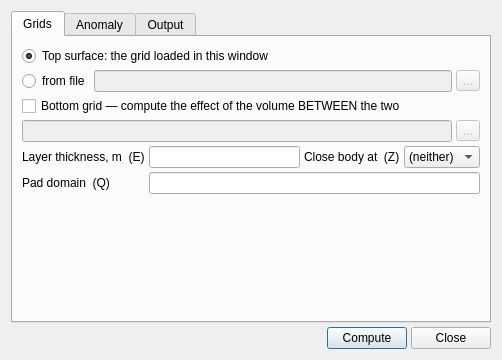
<?xml version="1.0" encoding="UTF-8"?>
<!--
  grdgravmag3d_dialog.ui — Geophysics > Magnetics > "grdgravmag3d". Loaded at RUNTIME by
  GrdGravMag3DDialog (deps/src/70_window.cpp) via QUiLoader, so plain Qt widget classes only.
  Every control maps 1:1 onto a GMT.jl `grdgravmag3d` keyword, option letter shown in the label:
    Grids tab  : grd_top (+ optional grd_bot), E|thickness, Z|level (b|t), Q|pad
    Anomaly tab: C|density (gravity)  XOR  H|mag_params (magnetic: the 5 angles, a component, an
                 intensity grid via +m, and/or IGRF-variable field via +i/+n — GMT takes several
                 -H at once, which is why these are separate controls and not one box)
    Output tab : R|region, I|inc, L|z_obs, S|radius, F|track, G|save, f=:g, x (threads)
-->
<ui version="4.0">
 <class>GrdGravMag3DDialog</class>
 <widget class="QDialog" name="GrdGravMag3DDialog">
  <property name="windowTitle">
   <string>grdgravmag3d</string>
  </property>
  <property name="geometry">
   <rect>
    <x>0</x>
    <y>0</y>
    <width>480</width>
    <height>360</height>
   </rect>
  </property>
  <layout class="QVBoxLayout" name="verticalLayout_main">
   <property name="spacing">
    <number>4</number>
   </property>
   <item>
    <widget class="QTabWidget" name="tabWidget">
     <property name="currentIndex">
      <number>0</number>
     </property>

     <!-- ===================== TAB: Grids ===================== -->
     <widget class="QWidget" name="tab_grids">
      <attribute name="title">
       <string>Grids</string>
      </attribute>
      <layout class="QVBoxLayout" name="verticalLayout_grids">
       <property name="spacing">
        <number>4</number>
       </property>

       <item>
        <widget class="QRadioButton" name="rb_topMem">
         <property name="text">
          <string>Top surface: the grid loaded in this window</string>
         </property>
         <property name="checked">
          <bool>true</bool>
         </property>
        </widget>
       </item>
       <item>
        <layout class="QHBoxLayout" name="horizontalLayout_top">
         <item>
          <widget class="QRadioButton" name="rb_topFile">
           <property name="text">
            <string>from file</string>
           </property>
          </widget>
         </item>
         <item>
          <widget class="QLineEdit" name="le_topFile">
           <property name="enabled">
            <bool>false</bool>
           </property>
          </widget>
         </item>
         <item>
          <widget class="QToolButton" name="btn_topBrowse">
           <property name="enabled">
            <bool>false</bool>
           </property>
           <property name="text">
            <string>...</string>
           </property>
          </widget>
         </item>
        </layout>
       </item>

       <item>
        <widget class="QCheckBox" name="chk_useBottom">
         <property name="text">
          <string>Bottom grid — compute the effect of the volume BETWEEN the two</string>
         </property>
        </widget>
       </item>
       <item>
        <layout class="QHBoxLayout" name="horizontalLayout_bot">
         <item>
          <widget class="QLineEdit" name="le_botFile">
           <property name="enabled">
            <bool>false</bool>
           </property>
          </widget>
         </item>
         <item>
          <widget class="QToolButton" name="btn_botBrowse">
           <property name="enabled">
            <bool>false</bool>
           </property>
           <property name="text">
            <string>...</string>
           </property>
          </widget>
         </item>
        </layout>
       </item>

       <item>
        <layout class="QGridLayout" name="gridLayout_geom">
         <item row="0" column="0">
          <widget class="QLabel" name="lbl_thickness">
           <property name="text">
            <string>Layer thickness, m  (E)</string>
           </property>
          </widget>
         </item>
         <item row="0" column="1">
          <widget class="QLineEdit" name="le_thickness">
           <property name="toolTip">
            <string>Ignored in the two-grid mode [500 m]</string>
           </property>
          </widget>
         </item>
         <item row="0" column="2">
          <widget class="QLabel" name="lbl_zlevel">
           <property name="text">
            <string>Close body at  (Z)</string>
           </property>
          </widget>
         </item>
         <item row="0" column="3">
          <widget class="QComboBox" name="cb_zlevel">
           <property name="toolTip">
            <string>-Zb closes the body at its bottom (a dome), -Zt at its top (a spoon)</string>
           </property>
           <item>
            <property name="text">
             <string>(neither)</string>
            </property>
           </item>
           <item>
            <property name="text">
             <string>bottom</string>
            </property>
           </item>
           <item>
            <property name="text">
             <string>top</string>
            </property>
           </item>
          </widget>
         </item>
         <item row="1" column="0">
          <widget class="QLabel" name="lbl_pad">
           <property name="text">
            <string>Pad domain  (Q)</string>
           </property>
          </widget>
         </item>
         <item row="1" column="1" colspan="3">
          <widget class="QLineEdit" name="le_pad">
           <property name="toolTip">
            <string>n_pad (fake outer-rim width), a pad distance, or w/e/s/n — extends the computation domain beyond the output region</string>
           </property>
          </widget>
         </item>
        </layout>
       </item>

       <item>
        <spacer name="verticalSpacer_grids">
         <property name="orientation">
          <enum>Qt::Vertical</enum>
         </property>
         <property name="sizeHint" stdset="0">
          <size>
           <width>10</width>
           <height>4</height>
          </size>
         </property>
        </spacer>
       </item>
      </layout>
     </widget>

     <!-- ===================== TAB: Anomaly ===================== -->
     <widget class="QWidget" name="tab_anomaly">
      <attribute name="title">
       <string>Anomaly</string>
      </attribute>
      <layout class="QVBoxLayout" name="verticalLayout_anom">
       <property name="spacing">
        <number>4</number>
       </property>

       <item>
        <widget class="QRadioButton" name="rb_gravity">
         <property name="text">
          <string>Gravity anomaly   (C | density)</string>
         </property>
         <property name="checked">
          <bool>true</bool>
         </property>
        </widget>
       </item>
       <item>
        <layout class="QHBoxLayout" name="horizontalLayout_density">
         <item>
          <widget class="QLabel" name="lbl_density">
           <property name="text">
            <string>Density</string>
           </property>
          </widget>
         </item>
         <item>
          <widget class="QLineEdit" name="le_density">
           <property name="text">
            <string>2700</string>
           </property>
           <property name="toolTip">
            <string>Constant density contrast in SI, or the name of a variable-density grid</string>
           </property>
          </widget>
         </item>
         <item>
          <widget class="QToolButton" name="btn_densityBrowse">
           <property name="text">
            <string>...</string>
           </property>
          </widget>
         </item>
        </layout>
       </item>

       <item>
        <widget class="QRadioButton" name="rb_magnetic">
         <property name="text">
          <string>Magnetic anomaly   (H | mag_params)</string>
         </property>
        </widget>
       </item>
       <item>
        <layout class="QGridLayout" name="gridLayout_mag">
         <item row="0" column="0">
          <widget class="QLabel" name="lbl_fDec">
           <property name="text">
            <string>Field dec</string>
           </property>
          </widget>
         </item>
         <item row="0" column="1">
          <widget class="QLabel" name="lbl_fDip">
           <property name="text">
            <string>Field dip</string>
           </property>
          </widget>
         </item>
         <item row="0" column="2">
          <widget class="QLabel" name="lbl_mInt">
           <property name="text">
            <string>Mag (A/m)</string>
           </property>
          </widget>
         </item>
         <item row="0" column="3">
          <widget class="QLabel" name="lbl_mDec">
           <property name="text">
            <string>Mag dec</string>
           </property>
          </widget>
         </item>
         <item row="0" column="4">
          <widget class="QLabel" name="lbl_mDip">
           <property name="text">
            <string>Mag dip</string>
           </property>
          </widget>
         </item>
         <item row="1" column="0">
          <widget class="QLineEdit" name="le_fDec">
           <property name="enabled">
            <bool>false</bool>
           </property>
           <property name="text">
            <string>0</string>
           </property>
          </widget>
         </item>
         <item row="1" column="1">
          <widget class="QLineEdit" name="le_fDip">
           <property name="enabled">
            <bool>false</bool>
           </property>
           <property name="text">
            <string>90</string>
           </property>
          </widget>
         </item>
         <item row="1" column="2">
          <widget class="QLineEdit" name="le_mInt">
           <property name="enabled">
            <bool>false</bool>
           </property>
           <property name="text">
            <string>1</string>
           </property>
          </widget>
         </item>
         <item row="1" column="3">
          <widget class="QLineEdit" name="le_mDec">
           <property name="enabled">
            <bool>false</bool>
           </property>
           <property name="text">
            <string>0</string>
           </property>
          </widget>
         </item>
         <item row="1" column="4">
          <widget class="QLineEdit" name="le_mDip">
           <property name="enabled">
            <bool>false</bool>
           </property>
           <property name="text">
            <string>90</string>
           </property>
          </widget>
         </item>
        </layout>
       </item>
       <item>
        <layout class="QGridLayout" name="gridLayout_magExtra">
         <item row="0" column="0">
          <widget class="QLabel" name="lbl_component">
           <property name="text">
            <string>Component</string>
           </property>
          </widget>
         </item>
         <item row="0" column="1">
          <widget class="QComboBox" name="cb_component">
           <property name="enabled">
            <bool>false</bool>
           </property>
           <item>
            <property name="text">
             <string>(default)</string>
            </property>
           </item>
           <item>
            <property name="text">
             <string>total field (t)</string>
            </property>
           </item>
           <item>
            <property name="text">
             <string>E-W (x)</string>
            </property>
           </item>
           <item>
            <property name="text">
             <string>N-S (y)</string>
            </property>
           </item>
           <item>
            <property name="text">
             <string>vertical (z)</string>
            </property>
           </item>
           <item>
            <property name="text">
             <string>horizontal (h)</string>
            </property>
           </item>
          </widget>
         </item>
         <item row="0" column="2">
          <widget class="QLabel" name="lbl_igrf">
           <property name="text">
            <string>Ambient field</string>
           </property>
          </widget>
         </item>
         <item row="0" column="3">
          <widget class="QComboBox" name="cb_igrf">
           <property name="enabled">
            <bool>false</bool>
           </property>
           <property name="toolTip">
            <string>Over a large region the ambient field is not constant: -H+i / -H+n take the inclination/declination from IGRF at each node</string>
           </property>
           <item>
            <property name="text">
             <string>constant (the boxes above)</string>
            </property>
           </item>
           <item>
            <property name="text">
             <string>variable, IGRF (+i)</string>
            </property>
           </item>
           <item>
            <property name="text">
             <string>variable, IGRF (+n)</string>
            </property>
           </item>
          </widget>
         </item>
         <item row="1" column="0">
          <widget class="QLabel" name="lbl_magGrid">
           <property name="text">
            <string>Intensity grid (+m)</string>
           </property>
          </widget>
         </item>
         <item row="1" column="1" colspan="2">
          <widget class="QLineEdit" name="le_magGrid">
           <property name="enabled">
            <bool>false</bool>
           </property>
           <property name="toolTip">
            <string>Grid of magnetization intensity; replaces the constant Mag (A/m) above</string>
           </property>
          </widget>
         </item>
         <item row="1" column="3">
          <widget class="QToolButton" name="btn_magGridBrowse">
           <property name="enabled">
            <bool>false</bool>
           </property>
           <property name="text">
            <string>...</string>
           </property>
          </widget>
         </item>
        </layout>
       </item>

       <item>
        <spacer name="verticalSpacer_anom">
         <property name="orientation">
          <enum>Qt::Vertical</enum>
         </property>
         <property name="sizeHint" stdset="0">
          <size>
           <width>10</width>
           <height>4</height>
          </size>
         </property>
        </spacer>
       </item>
      </layout>
     </widget>

     <!-- ===================== TAB: Output ===================== -->
     <widget class="QWidget" name="tab_output">
      <attribute name="title">
       <string>Output</string>
      </attribute>
      <layout class="QVBoxLayout" name="verticalLayout_out">
       <property name="spacing">
        <number>4</number>
       </property>

       <item>
        <layout class="QGridLayout" name="gridLayout_region">
         <item row="0" column="0">
          <widget class="QLabel" name="lbl_region">
           <property name="text">
            <string>Region  (R)</string>
           </property>
          </widget>
         </item>
         <item row="0" column="1">
          <widget class="QLineEdit" name="le_xmin">
           <property name="toolTip">
            <string>xmin — leave the four boxes empty to use the top grid's own region</string>
           </property>
          </widget>
         </item>
         <item row="0" column="2">
          <widget class="QLineEdit" name="le_xmax">
           <property name="toolTip">
            <string>xmax</string>
           </property>
          </widget>
         </item>
         <item row="0" column="3">
          <widget class="QLineEdit" name="le_ymin">
           <property name="toolTip">
            <string>ymin</string>
           </property>
          </widget>
         </item>
         <item row="0" column="4">
          <widget class="QLineEdit" name="le_ymax">
           <property name="toolTip">
            <string>ymax</string>
           </property>
          </widget>
         </item>
         <item row="1" column="0">
          <widget class="QLabel" name="lbl_inc">
           <property name="text">
            <string>Increment  (I)</string>
           </property>
          </widget>
         </item>
         <item row="1" column="1">
          <widget class="QLineEdit" name="le_xinc">
           <property name="toolTip">
            <string>x_inc — empty means the input grid's own increment</string>
           </property>
          </widget>
         </item>
         <item row="1" column="2">
          <widget class="QLineEdit" name="le_yinc">
           <property name="toolTip">
            <string>y_inc — leave empty to reuse x_inc</string>
           </property>
          </widget>
         </item>
         <item row="1" column="3" colspan="2">
          <widget class="QCheckBox" name="chk_geog">
           <property name="text">
            <string>Geographic (f=:g)</string>
           </property>
           <property name="toolTip">
            <string>Convert lon/lat to meters with a Flat Earth approximation</string>
           </property>
          </widget>
         </item>
        </layout>
       </item>

       <item>
        <layout class="QGridLayout" name="gridLayout_misc">
         <item row="0" column="0">
          <widget class="QLabel" name="lbl_zobs">
           <property name="text">
            <string>Observation level  (L)</string>
           </property>
          </widget>
         </item>
         <item row="0" column="1">
          <widget class="QLineEdit" name="le_zobs">
           <property name="text">
            <string>0</string>
           </property>
          </widget>
         </item>
         <item row="0" column="2">
          <widget class="QLabel" name="lbl_radius">
           <property name="text">
            <string>Search radius, km  (S)</string>
           </property>
          </widget>
         </item>
         <item row="0" column="3">
          <widget class="QLineEdit" name="le_radius">
           <property name="toolTip">
            <string>Two-grid mode, or with a layer thickness [30 km]</string>
           </property>
          </widget>
         </item>
         <item row="1" column="0">
          <widget class="QLabel" name="lbl_threads">
           <property name="text">
            <string>Cores  (x)</string>
           </property>
          </widget>
         </item>
         <item row="1" column="1">
          <widget class="QLineEdit" name="le_threads">
           <property name="toolTip">
            <string>Number of processors to use [all]</string>
           </property>
          </widget>
         </item>
        </layout>
       </item>

       <item>
        <layout class="QHBoxLayout" name="horizontalLayout_track">
         <item>
          <widget class="QLabel" name="lbl_track">
           <property name="text">
            <string>Track  (F)</string>
           </property>
          </widget>
         </item>
         <item>
          <widget class="QLineEdit" name="le_track">
           <property name="toolTip">
            <string>x,y file with the locations where the anomaly is computed. Mutually exclusive with a grid output — the result comes back as a table.</string>
           </property>
          </widget>
         </item>
         <item>
          <widget class="QToolButton" name="btn_trackBrowse">
           <property name="text">
            <string>...</string>
           </property>
          </widget>
         </item>
        </layout>
       </item>

       <item>
        <layout class="QHBoxLayout" name="horizontalLayout_outfile">
         <item>
          <widget class="QLabel" name="lbl_outfile">
           <property name="text">
            <string>Save as  (G)</string>
           </property>
          </widget>
         </item>
         <item>
          <widget class="QLineEdit" name="le_outfile">
           <property name="toolTip">
            <string>Optional. The result is always added to this window; give a name here to also write it to disk.</string>
           </property>
          </widget>
         </item>
         <item>
          <widget class="QToolButton" name="btn_outfileBrowse">
           <property name="text">
            <string>...</string>
           </property>
          </widget>
         </item>
        </layout>
       </item>

       <item>
        <spacer name="verticalSpacer_out">
         <property name="orientation">
          <enum>Qt::Vertical</enum>
         </property>
         <property name="sizeHint" stdset="0">
          <size>
           <width>10</width>
           <height>4</height>
          </size>
         </property>
        </spacer>
       </item>
      </layout>
     </widget>

    </widget>
   </item>

   <item>
    <layout class="QHBoxLayout" name="horizontalLayout_buttons">
     <item>
      <spacer name="horizontalSpacer_buttons">
       <property name="orientation">
        <enum>Qt::Horizontal</enum>
       </property>
       <property name="sizeHint" stdset="0">
        <size>
         <width>10</width>
         <height>10</height>
        </size>
       </property>
      </spacer>
     </item>
     <item>
      <widget class="QPushButton" name="btn_compute">
       <property name="text">
        <string>Compute</string>
       </property>
      </widget>
     </item>
     <item>
      <widget class="QPushButton" name="btn_close">
       <property name="text">
        <string>Close</string>
       </property>
      </widget>
     </item>
    </layout>
   </item>

  </layout>
 </widget>
 <resources/>
 <connections/>
</ui>
